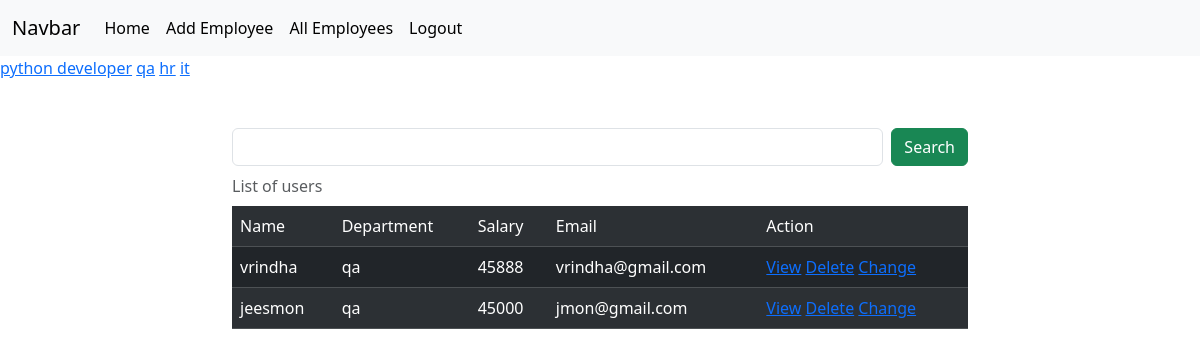
Page /employees/all?department=qa (signed in) on the committed database.
### crm/models.py (models this page shows, shortened)
class Employees(models.Model):
    name=models.CharField(max_length=100)
    department=models.CharField(max_length=100)
    salary=models.PositiveBigIntegerField()
    email=models.EmailField(unique=True)
    age=models.PositiveIntegerField()
    contact=models.CharField( max_length=20,null=True)
    profile_picture=models.ImageField(upload_to="images",null=True,blank=True)
    dob=models.DateField(null=True,blank=True)

### crm/views.py (the view, shortened to what this page needs)
# urls.py: path('employees/all',views.EmployeeslistView.as_view(),name="emp-list"),
@method_decorator(signin_required,name="dispatch")
class EmployeeslistView(View):
    def get(self,request,*args, **kwargs):
      if request.user.is_authenticated:
        qs=Employees.objects.all()
        department=Employees.objects.all().values_list("department",flat=True).distinct()
        print(department)
        if "department" in request.GET:
                  dept=request.GET.get("department")
                  qs=qs.filter(department__iexact=dept)
        return render(request,"list.html",{"data":qs,"department":department})
      else:
               messages.error(request,"invalid session")
               return redirect("signin")

### crm/views.py (called while the page is built)
def signin_required(fn):
    def wrapper(request,*args, **kwargs):
        if not request.user.is_authenticated:
            messages.error(request,"invalid session")
            return redirect("signin")
        else:
            return fn(request,*args, **kwargs)
    return wrapper

### crm/templates/list.html (shortened to what this page needs)
{%extends 'base.html'%}
{%block body_block%}
<div>
  {%for dep in department%}
  <a href="{%url 'emp-list'%}?department={{dep}}">{{dep}}</a>
  {%endfor%}
</div>
<div class="container mt-5">
  <div class="row">
    <div class="col-2"></div>
    <div class="col-8">
       <form action="" method="post">
      <div class="d-flex">
        <input type="text" name="box" class="form-control me-2">
        <button type="submit" class="btn btn-success">Search</button>
      </div>
       </form>
    </div>
    <div class="col-2"></div>
  </div>
</div>
    <div class="container">
      <div class="row">
        <div class="col-2">
        </div>
        <div class="col-8">
          <table class="table table-dark table-striped caption-top">
            <caption>List of users</caption>
            <tr>
              <td>Name</td>
              <td>Department</td>
              <td>Salary</td>
              <td>Email</td>
              <td>Action</td>
            </tr>
            {%for emp in data%}
            <tr>
              <td>{{emp.name}}</td>
              <td>{{emp.department}}</td>
              <td>{{emp.salary}}</td>
              <td>{{emp.email}}</td>
              <td>
                <a href="{%url 'emp-detail' emp.id%}">View</a>
                <a href="{%url 'emp-delete' emp.id%}">Delete</a>
                <a href="{%url 'emp-edit' emp.id%}">Change</a>
              </td>
            </tr>
            {%endfor%}
          </table>
        </div>
        <div class="col-2"></div>
      </div>
    </div>
{%endblock%}

### rows in the picture
Employees: name "vrindha", department "qa", salary "45888", email "vrindha@gmail.com"
Employees: name "jeesmon", department "qa", salary "45000", email "jmon@gmail.com"

### other values in the picture
{{ dep }} "python developer" "qa" "hr" "it"
